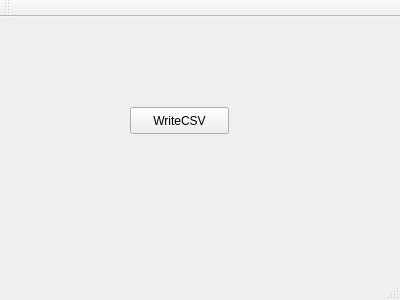
<?xml version="1.0" encoding="UTF-8"?>
<ui version="4.0">
 <class>MainWindow</class>
 <widget class="QMainWindow" name="MainWindow">
  <property name="geometry">
   <rect>
    <x>0</x>
    <y>0</y>
    <width>400</width>
    <height>300</height>
   </rect>
  </property>
  <property name="windowTitle">
   <string>MainWindow</string>
  </property>
  <widget class="QWidget" name="centralWidget">
   <widget class="QPushButton" name="pushButton">
    <property name="geometry">
     <rect>
      <x>130</x>
      <y>90</y>
      <width>99</width>
      <height>27</height>
     </rect>
    </property>
    <property name="text">
     <string>WriteCSV</string>
    </property>
   </widget>
  </widget>
  <widget class="QMenuBar" name="menuBar">
   <property name="geometry">
    <rect>
     <x>0</x>
     <y>0</y>
     <width>400</width>
     <height>25</height>
    </rect>
   </property>
  </widget>
  <widget class="QToolBar" name="mainToolBar">
   <attribute name="toolBarArea">
    <enum>TopToolBarArea</enum>
   </attribute>
   <attribute name="toolBarBreak">
    <bool>false</bool>
   </attribute>
  </widget>
  <widget class="QStatusBar" name="statusBar"/>
 </widget>
 <layoutdefault spacing="6" margin="11"/>
 <resources/>
 <connections/>
</ui>
